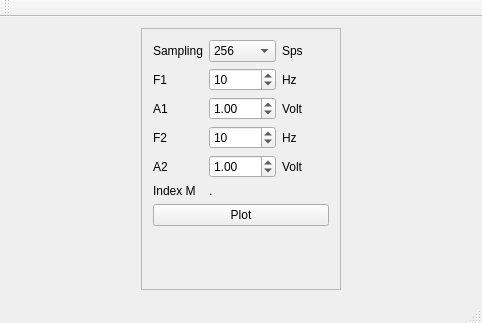
<?xml version="1.0" encoding="UTF-8"?>
<ui version="4.0">
 <class>MainWindow</class>
 <widget class="QMainWindow" name="MainWindow">
  <property name="geometry">
   <rect>
    <x>0</x>
    <y>0</y>
    <width>482</width>
    <height>323</height>
   </rect>
  </property>
  <property name="windowTitle">
   <string>MainWindow</string>
  </property>
  <widget class="QWidget" name="centralWidget">
   <layout class="QHBoxLayout" name="horizontalLayout">
    <item>
     <widget class="QFrame" name="frame">
      <property name="sizePolicy">
       <sizepolicy hsizetype="Preferred" vsizetype="Expanding">
        <horstretch>0</horstretch>
        <verstretch>0</verstretch>
       </sizepolicy>
      </property>
      <property name="maximumSize">
       <size>
        <width>200</width>
        <height>16777215</height>
       </size>
      </property>
      <property name="frameShape">
       <enum>QFrame::StyledPanel</enum>
      </property>
      <property name="frameShadow">
       <enum>QFrame::Raised</enum>
      </property>
      <layout class="QVBoxLayout" name="verticalLayout">
       <item>
        <layout class="QGridLayout" name="gridLayout">
         <item row="1" column="0">
          <widget class="QLabel" name="l_freq">
           <property name="text">
            <string>F1</string>
           </property>
          </widget>
         </item>
         <item row="0" column="1">
          <widget class="QComboBox" name="combo_sample">
           <item>
            <property name="text">
             <string>256</string>
            </property>
           </item>
           <item>
            <property name="text">
             <string>512</string>
            </property>
           </item>
           <item>
            <property name="text">
             <string>1024</string>
            </property>
           </item>
           <item>
            <property name="text">
             <string>2048</string>
            </property>
           </item>
           <item>
            <property name="text">
             <string>4096</string>
            </property>
           </item>
          </widget>
         </item>
         <item row="2" column="1">
          <widget class="QDoubleSpinBox" name="isi_amp">
           <property name="minimum">
            <double>0.000000000000000</double>
           </property>
           <property name="singleStep">
            <double>5.000000000000000</double>
           </property>
           <property name="value">
            <double>1.000000000000000</double>
           </property>
          </widget>
         </item>
         <item row="0" column="0">
          <widget class="QLabel" name="l_s_rate">
           <property name="text">
            <string>Sampling</string>
           </property>
          </widget>
         </item>
         <item row="0" column="2">
          <widget class="QLabel" name="l_freq_7">
           <property name="text">
            <string>Sps</string>
           </property>
          </widget>
         </item>
         <item row="1" column="1">
          <widget class="QSpinBox" name="isi_frek">
           <property name="maximum">
            <number>1000000</number>
           </property>
           <property name="singleStep">
            <number>2</number>
           </property>
           <property name="value">
            <number>10</number>
           </property>
          </widget>
         </item>
         <item row="1" column="2">
          <widget class="QLabel" name="l_freq_3">
           <property name="text">
            <string>Hz</string>
           </property>
          </widget>
         </item>
         <item row="3" column="0">
          <widget class="QLabel" name="l_freq_2">
           <property name="text">
            <string>F2</string>
           </property>
          </widget>
         </item>
         <item row="2" column="0">
          <widget class="QLabel" name="l_amp">
           <property name="text">
            <string>A1</string>
           </property>
          </widget>
         </item>
         <item row="3" column="1">
          <widget class="QSpinBox" name="isi_frek_2">
           <property name="maximum">
            <number>1000000</number>
           </property>
           <property name="singleStep">
            <number>2</number>
           </property>
           <property name="value">
            <number>10</number>
           </property>
          </widget>
         </item>
         <item row="3" column="2">
          <widget class="QLabel" name="l_freq_4">
           <property name="text">
            <string>Hz</string>
           </property>
          </widget>
         </item>
         <item row="2" column="2">
          <widget class="QLabel" name="l_freq_5">
           <property name="text">
            <string>Volt</string>
           </property>
          </widget>
         </item>
         <item row="5" column="0">
          <widget class="QLabel" name="l_amp_2">
           <property name="text">
            <string>A2</string>
           </property>
          </widget>
         </item>
         <item row="5" column="1">
          <widget class="QDoubleSpinBox" name="isi_amp_2">
           <property name="value">
            <double>1.000000000000000</double>
           </property>
          </widget>
         </item>
         <item row="5" column="2">
          <widget class="QLabel" name="l_freq_6">
           <property name="text">
            <string>Volt</string>
           </property>
          </widget>
         </item>
         <item row="6" column="0">
          <widget class="QLabel" name="l_index_m">
           <property name="text">
            <string>Index M</string>
           </property>
          </widget>
         </item>
         <item row="6" column="1">
          <widget class="QLabel" name="isi_im">
           <property name="text">
            <string>.</string>
           </property>
          </widget>
         </item>
        </layout>
       </item>
       <item>
        <widget class="QPushButton" name="t_start">
         <property name="enabled">
          <bool>true</bool>
         </property>
         <property name="text">
          <string>Plot</string>
         </property>
        </widget>
       </item>
       <item>
        <spacer name="verticalSpacer">
         <property name="orientation">
          <enum>Qt::Vertical</enum>
         </property>
         <property name="sizeHint" stdset="0">
          <size>
           <width>17</width>
           <height>85</height>
          </size>
         </property>
        </spacer>
       </item>
      </layout>
     </widget>
    </item>
    <item>
     <layout class="QVBoxLayout" name="verticalLayout_2">
      <property name="sizeConstraint">
       <enum>QLayout::SetFixedSize</enum>
      </property>
     </layout>
    </item>
   </layout>
   <zorder>frame</zorder>
   <zorder>verticalLayoutWidget</zorder>
   <zorder>l_freq</zorder>
   <zorder>isi_frek</zorder>
   <zorder>l_freq_3</zorder>
   <zorder>l_freq_2</zorder>
   <zorder>isi_frek_2</zorder>
   <zorder>l_freq_4</zorder>
   <zorder>l_amp</zorder>
   <zorder>isi_amp</zorder>
   <zorder>l_freq_5</zorder>
   <zorder>l_amp_2</zorder>
   <zorder>isi_amp_2</zorder>
   <zorder>l_freq_6</zorder>
   <zorder>l_s_rate</zorder>
   <zorder>combo_sample</zorder>
   <zorder>l_freq_7</zorder>
   <zorder>l_freq_5</zorder>
   <zorder>l_s_rate</zorder>
   <zorder>combo_sample</zorder>
   <zorder>l_freq_7</zorder>
   <zorder>l_freq</zorder>
   <zorder>isi_frek</zorder>
   <zorder>l_freq_3</zorder>
   <zorder>l_freq_2</zorder>
   <zorder>isi_frek_2</zorder>
   <zorder>l_freq_4</zorder>
   <zorder>l_amp</zorder>
   <zorder>isi_amp</zorder>
   <zorder>l_freq_5</zorder>
   <zorder>l_amp_2</zorder>
   <zorder>isi_amp_2</zorder>
   <zorder>l_freq_6</zorder>
  </widget>
  <widget class="QMenuBar" name="menuBar">
   <property name="geometry">
    <rect>
     <x>0</x>
     <y>0</y>
     <width>482</width>
     <height>15</height>
    </rect>
   </property>
  </widget>
  <widget class="QToolBar" name="mainToolBar">
   <attribute name="toolBarArea">
    <enum>TopToolBarArea</enum>
   </attribute>
   <attribute name="toolBarBreak">
    <bool>false</bool>
   </attribute>
  </widget>
  <widget class="QStatusBar" name="statusBar"/>
 </widget>
 <layoutdefault spacing="6" margin="11"/>
 <resources/>
 <connections/>
</ui>
